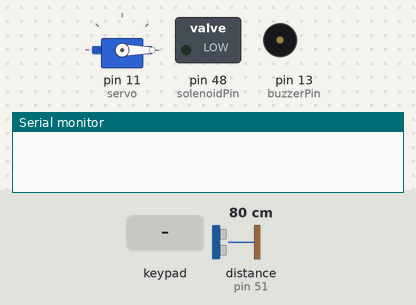
A sketch run on a simulated Arduino Mega 2560, built with avr-gcc and run on an emulated ATmega2560. Shown: servo, switched loads named in the sketch (green lamp = pin HIGH), buzzer (waves = sounding, pin HIGH), the last lines printed to the serial monitor. The test bench sets the inputs (shaded band); at power-on: distance to the obstacle (sensor on pin 51) 80 cm. The echo pulse lasts 58.3 µs per cm.

Above: at 1.2 s.
1.3 s: keypad keys 6 6 6 6 6 pressed 0.4 s apart
At 5.8 s:
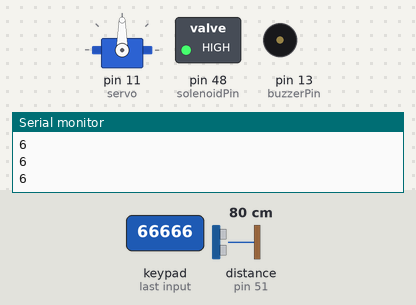
6.3 s: keypad keys 1 2 1 1 9 8 # pressed 0.4 s apart
At 10.6 s:
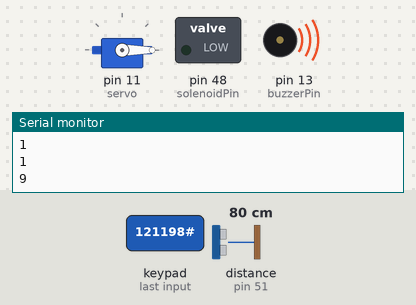
15.1 s: key 'C' pressed
16.7 s: keypad keys 1 2 1 1 9 8 * pressed 0.4 s apart
At 20.8 s:
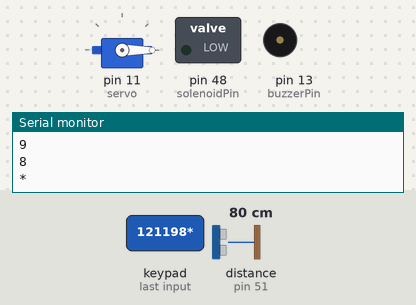
Timing chart, 0 to 22.1 s (numbered marks = the images above; inputs shaded):
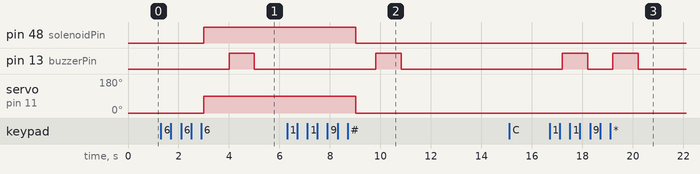

Measured:
- after the input at 1.3 s, pin 48 (solenoidPin): LOW → HIGH after 1.7 s; pin 13 (buzzerPin): LOW → HIGH after 2.7 s, → LOW 1.0 s later; servo on pin 11 (servo): 0° → 90° after 1.7 s
- after the input at 6.3 s, pin 13 (buzzerPin): LOW → HIGH after 3.5 s, → LOW 1.0 s later
- after the input at 16.7 s, pin 13 (buzzerPin): alternates HIGH for 1.0 s and LOW for 1.0 s, 4 changes in all, then stays LOW, starting after 0.50 s

The sketch:

Gates.ino
```cpp
#include <Keypad.h>
#include <Servo.h>
#include <SPI.h>
#include <NewPing.h>
#define PIN_TRIG 49
#define PIN_ECHO 51
#define MAX_DISTANCE 200 // Константа для определения максимального расстояния, которое мы будем считать корректным.
NewPing sonar(PIN_TRIG, PIN_ECHO, MAX_DISTANCE);
const int solenoidPin = 48;
const int buzzerPin = 13;
#define NUM_KEYS 5 // количество знаков в коде
long duration;
int distance=9;

// Настройка сервопривода
Servo servo;
const int servoPin = 4;
// Определяем правильный пин-код
char key;
char myarraw[NUM_KEYS] = { '6', '6', '6', '6', '6'};
char button_pressed[NUM_KEYS]; //массив для хранения нажатых кнопок
int k=0; // счетчик нажатий
int s=0; // счетчик совпадений нажатых кнопок с верными
String inputPin = "";

// Настройка матричной клавиатуры
const byte rows = 4; // Количество строк
const byte cols = 4; // Количество колонок
char keys[rows][cols] = {
  {'1', '2', '3', 'A'},
  {'4', '5', '6', 'B'},
  {'7', '8', '9', 'C'},
  {'*', '0', '#', 'D'}
};

byte rowPins[rows] = {12, 11,9, 8};
byte colPins[cols] = {8, 7, 6, 5};

Keypad keypad = Keypad(makeKeymap(keys), rowPins, colPins, rows, cols);

void setup() {
  pinMode(solenoidPin, OUTPUT);
  pinMode(buzzerPin, OUTPUT);
  servo.attach(11);
  digitalWrite(solenoidPin, LOW); // Соленоид закрыт
  Serial.begin(9600);
  servo.write(0);
}
void unlockGate() {
  int duration = 5;
  // Разблокировка калитки
  servo.write(90); // ставим угол поворота под 0
  digitalWrite(solenoidPin, HIGH); // Включаем соленоид
  duration = pulseIn(PIN_ECHO, HIGH); // включаем прием сигнала
  digitalWrite(buzzerPin, HIGH); // Издаём звуковой сигнал
  delay(1000);
  digitalWrite(buzzerPin,LOW);
  // Время ожидания для прохождения объекта
  while (sonar.ping_cm()<25) {
    delay(500);
  // Получаем значение от датчика расстояния и сохраняем его в переменную
    unsigned int distance = sonar.ping_cm();
  // Печатаем расстояние в мониторе порта
    Serial.print(distance);
    Serial.println("см");
    delay(50);
    // Ждем, пока не получим сигнал о прохождении
  }
}

void closeGate() {
  // Закрытие калитки
  servo.write(0); // ставим угол поворота под 90
  digitalWrite(solenoidPin, LOW); // Закрываем соленоид
}

void indicateError() {
  digitalWrite(buzzerPin, HIGH); // Издаём звуковой сигнал
  delay(1000);
  digitalWrite(buzzerPin,LOW);
}
void loop ()
  { key = keypad.getKey();
  if ( key != NO_KEY )
  {
    Serial.println(key);
    button_pressed [k] = key;
    k = k + 1;
    delay(100);
    if(k == NUM_KEYS)
      {for ( uint8_t i = 0; i < NUM_KEYS; i++)
      {
      if (button_pressed[i] == myarraw[i])
        {s = s + 1;


}

}

    if(s == NUM_KEYS)
    {
      unlockGate();
      digitalWrite(PIN_TRIG, LOW);
      delay(4000);
      closeGate();
      k=0;
      s=0;
    } else {
    indicateError();
    k=0;
    s=0;
    }
  }
}
}
```
